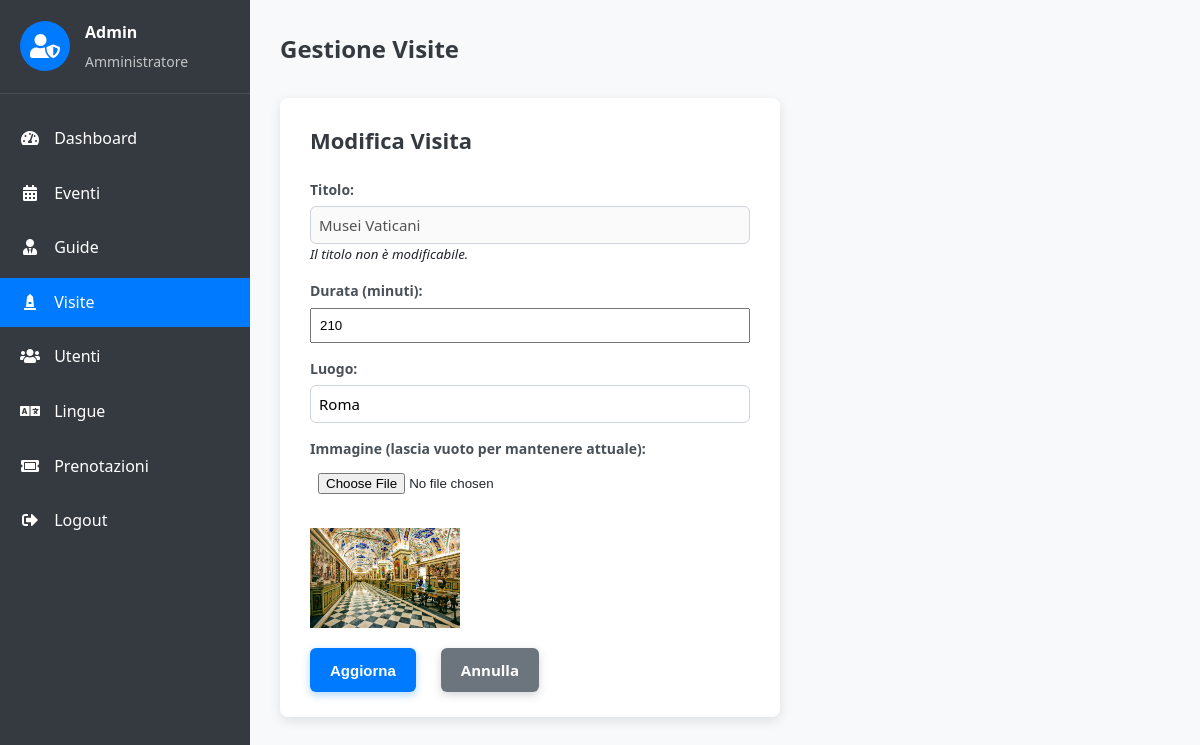
Page /admin_visite.php?action=edit&titolo=Musei+Vaticani (signed in) on the committed database.
### tables this page shows
create table  Visita(
	titolo varchar(30) primary key,
	durata int,
	luogo varchar(30),
	img varchar(255) not null
);

### admin_visite.php (the view, shortened to what this page needs)
<?php
$config = require('databaseConfig.php');
$db = DBcon::getDB($config);
$edit_mode = isset($_GET['action']) && in_array($_GET['action'], ['edit', 'create']);
$visita_to_edit = null;
if (isset($_GET['action']) && $_GET['action'] === 'edit' && isset($_GET['titolo'])) {
    try {
        $stmt = $db->prepare("SELECT titolo, durata, luogo, img FROM Visita WHERE titolo = ?");
        $stmt->execute([$_GET['titolo']]);
        $visita_to_edit = $stmt->fetch(PDO::FETCH_ASSOC);
    } catch (PDOException $e) {
        $error_message = "Errore nel recupero della visita da modificare: " . $e->getMessage();
    }
}
?>
<!DOCTYPE html>
<html lang="it">
<head>
    <link rel="stylesheet" href="style/admin.css">
    <link rel="stylesheet" href="https://cdnjs.cloudflare.com/ajax/libs/font-awesome/5.15.3/css/all.min.css">
</head>
<body>
<div class="admin-dashboard">
    <div class="sidebar">
        <div class="admin-info">
            <div class="admin-avatar"><i class="fas fa-user-shield"></i></div>
            <div class="admin-details">
                <h3><?= htmlspecialchars($_SESSION['user_name']) ?></h3>
                <p>Amministratore</p>
            </div>
        </div>
        <ul class="admin-menu">
            <li><a href="admin_dashboard.php"><i class="fas fa-tachometer-alt"></i> Dashboard</a></li>
            <li><a href="admin_eventi.php"><i class="fas fa-calendar-alt"></i> Eventi</a></li>
            <li><a href="admin_guide.php"><i class="fas fa-user-tie"></i> Guide</a></li>
            <li class="active"><a href="admin_visite.php"><i class="fas fa-monument"></i> Visite</a></li>
            <li><a href="admin_utenti.php"><i class="fas fa-users"></i> Utenti</a></li>
            <li><a href="admin_lingue.php"><i class="fas fa-language"></i> Lingue</a></li>
            <li><a href="admin_prenotazioni.php"><i class="fas fa-ticket-alt"></i> Prenotazioni</a></li>
            <li><a href="logout.php"><i class="fas fa-sign-out-alt"></i> Logout</a></li>
        </ul>
    </div>
    <div class="main-content">
        <div class="page-header">
            <h1>Gestione Visite</h1>
        </div>
        <?php if ($edit_mode): ?>
            <div class="edit-form-container">
                <h2><?= $_GET['action'] === 'create' ? 'Crea Nuova Visita' : 'Modifica Visita' ?></h2>
                <form method="POST" enctype="multipart/form-data" class="edit-form">
                    <div class="form-group">
                        <label for="titolo">Titolo:</label>
                        <?php if ($_GET['action'] === 'create'): ?>
                            <input type="text" name="titolo" id="titolo" required value="">
                        <?php else: ?>
                            <input type="text" id="titolo" disabled value="<?= htmlspecialchars($visita_to_edit['titolo']) ?>">
                            <small><i>Il titolo non è modificabile.</i></small>
                        <?php endif; ?>
                    </div>
                    <div class="form-group">
                        <label for="durata">Durata (minuti):</label>
                        <input type="number" name="durata" id="durata" min="1" required value="<?= htmlspecialchars($visita_to_edit['durata'] ?? '') ?>">
                    </div>
                    <div class="form-group">
                        <label for="luogo">Luogo:</label>
                        <input type="text" name="luogo" id="luogo" required value="<?= htmlspecialchars($visita_to_edit['luogo'] ?? '') ?>">
                    </div>
                    <div class="form-group">
                        <label for="img">Immagine <?= $_GET['action'] === 'edit' ? '(lascia vuoto per mantenere attuale)' : '' ?>:</label>
                        <input type="file" name="img" id="img" accept="image/*" <?= $_GET['action'] === 'create' ? 'required' : '' ?>>
                        <?php if ($_GET['action'] === 'edit' && $visita_to_edit['img']): ?>
                            <br><img src="<?= htmlspecialchars($visita_to_edit['img']) ?>" alt="Immagine Visita" class="visita-img">
                        <?php endif; ?>
                    </div>
                    <div class="form-actions">
                        <button type="submit" class="btn"><?= $_GET['action'] === 'create' ? 'Crea' : 'Aggiorna' ?></button>
                        <a href="admin_visite.php" class="btn secondary">Annulla</a>
                    </div>
                </form>
            </div>
        <?php endif; ?>
    </div>
</div>
</body>
</html>

### style/admin.css (style rules this page uses)
* { margin: 0; padding: 0; box-sizing: border-box; }
body { font-family: 'Segoe UI', Tahoma, Geneva, Verdana, sans-serif; background-color: #f8f9fa; color: #212529; line-height: 1.6; min-height: 100vh; }
.admin-dashboard { display: flex; min-height: 100vh; }
.sidebar { width: 250px; background-color: #343a40; color: #fff; padding: 20px 0; height: 100vh; position: sticky; top: 0; }
.admin-info { padding: 0 20px 20px; border-bottom: 1px solid rgba(255, 255, 255, 0.1); margin-bottom: 20px; display: flex; align-items: center; }
.admin-avatar { width: 50px; height: 50px; background-color: #007bff; border-radius: 50%; display: flex; align-items: center; justify-content: center; margin-right: 15px; }
.admin-avatar i { font-size: 24px; }
.admin-details h3 { margin: 0; font-size: 16px; }
.admin-details p { margin: 5px 0 0; opacity: 0.7; font-size: 14px; }
.admin-menu { list-style: none; padding: 0; margin: 0; }
.admin-menu li { margin-bottom: 5px; }
.admin-menu li a { display: block; padding: 12px 20px; color: #fff; text-decoration: none; transition: all 0.3s; }
.admin-menu li a i { margin-right: 10px; width: 20px; text-align: center; }
.admin-menu li.active a { background-color: #007bff; }
.main-content { flex: 1; padding: 30px; background-color: #f8f9fa; overflow-y: auto; }
.page-header { margin-bottom: 30px; }
.page-header h1 { margin: 0; font-size: 24px; color: #343a40; margin-bottom: 10px; }
.btn { display: inline-block; background-color: #007bff; color: #fff; padding: 8px 16px; border-radius: 4px; text-decoration: none; border: none; cursor: pointer; font-size: 14px; transition: background-color 0.3s; }
.btn.secondary { background-color: #6c757d; }
html, body { height: 100%; margin: 0; padding: 0; }
.edit-form-container { background-color: #fff; padding: 25px 30px; border-radius: 8px; box-shadow: 0 4px 12px rgba(0, 0, 0, 0.1); max-width: 500px; margin-bottom: 30px; }
.edit-form-container h2 { margin-bottom: 20px; color: #343a40; font-weight: 600; font-size: 22px; }
.form-group { margin-bottom: 20px; display: flex; flex-direction: column; }
.form-group label { margin-bottom: 6px; font-weight: 600; color: #495057; font-size: 14px; }
.form-group input[type="text"], .form-group input[type="email"], .form-group input[type="password"], .form-group textarea, .form-group select { padding: 10px 12px; font-size: 15px; border: 1.8px solid #ced4da; border-radius: 6px; transition: border-color 0.3s ease, box-shadow 0.3s ease; font-family: inherit; outline: none; resize: vertical; }
.edit-form .btn { padding: 10px 20px; font-size: 15px; border-radius: 6px; font-weight: 600; box-shadow: 0 3px 8px rgba(0, 123, 255, 0.3); }
.edit-form .btn.secondary { background-color: #6c757d; box-shadow: 0 3px 8px rgba(108, 117, 125, 0.3); }
.form-actions { display: flex; gap: 15px; justify-content: flex-start; }

### admin_visite.php (style rules this page uses)
img.visita-img { max-width: 150px; height: auto; }
form.edit-form { max-width: 600px; }
form.edit-form .form-group { margin-bottom: 15px; }
form.edit-form label { display: block; font-weight: bold; margin-bottom: 5px; }
form.edit-form input[type="text"], form.edit-form input[type="number"], form.edit-form input[type="file"] { width: 100%; padding: 8px; box-sizing: border-box; }
.form-actions { margin-top: 20px; }
.form-actions .btn { margin-right: 10px; }

### rows in the picture
visita: titolo "Musei Vaticani", durata "210", luogo "Roma", img (picture)

### other values in the picture
$_SESSION['user_name'] "Admin"
